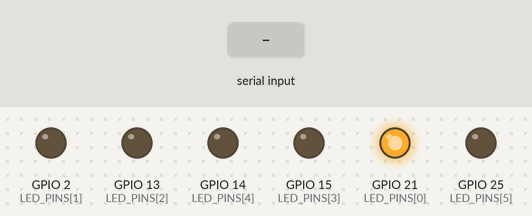
Bench run of a sketch on a simulated Seeed XIAO ESP32-S3. Parts: output pins drawn as LEDs (lit = HIGH). Dashed ring = blinking. The test bench sets the inputs (shaded band). What the sketch prints to the serial monitor is not drawn.

Above: at 2.8 s.
2.9 s: "t" received over Serial
At 4.1 s:
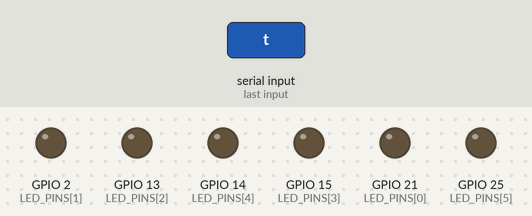
At 5.77 s:
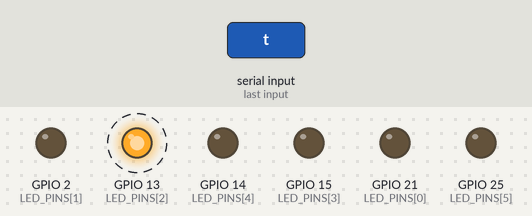
8.9 s: "+" received over Serial
11.9 s: "t" received over Serial
At 13.0 s:
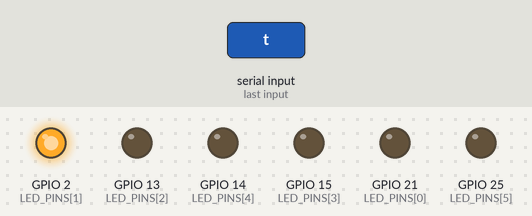
Timing chart, 0 to 20.9 s (numbered marks = the images above; inputs shaded):
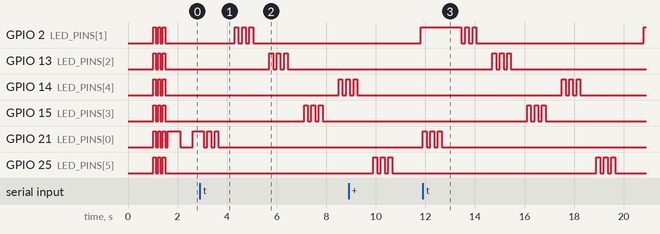

The sketch:

diagnostic.ino
```cpp
/*
 * Smart Socks - XIAO ESP32S3 Diagnostic Tool
 * ELEC-E7840 Smart Wearables (Aalto University)
 *
 * Comprehensive diagnostic to test LED pins, Serial, and ADC
 */

const int LED_PINS[] = {21, 2, 13, 15, 14, 25};
const int NUM_LED_PINS = 6;
int currentLed = 0;

void setup() {
  Serial.begin(115200);
  delay(1000);

  Serial.println("\n=== XIAO ESP32S3 DIAGNOSTIC ===\n");
  Serial.print("Chip: "); Serial.println(ESP.getChipModel());

  // Init all LED pins
  for (int i = 0; i < NUM_LED_PINS; i++) {
    pinMode(LED_PINS[i], OUTPUT);
    digitalWrite(LED_PINS[i], LOW);
  }

  Serial.println("\nTesting LED pins: 21, 2, 13, 15, 14, 25");
  Serial.println("Type 't' to test all pins");
  Serial.println("Type '+' to cycle through pins");
  Serial.println("Current pin should blink automatically\n");

  // Quick test flash
  flashAll();
}

void loop() {
  // Auto-blink current pin
  static unsigned long lastToggle = 0;
  static bool state = false;

  if (millis() - lastToggle > 500) {
    lastToggle = millis();
    state = !state;
    digitalWrite(LED_PINS[currentLed], state ? HIGH : LOW);
    Serial.print("Pin "); Serial.print(LED_PINS[currentLed]);
    Serial.println(state ? " HIGH" : " LOW");
  }

  // Handle commands
  if (Serial.available()) {
    char c = Serial.read();
    if (c == 't') testAllPins();
    else if (c == '+') {
      digitalWrite(LED_PINS[currentLed], LOW);
      currentLed = (currentLed + 1) % NUM_LED_PINS;
      Serial.print("Switched to pin "); Serial.println(LED_PINS[currentLed]);
    }
    else if (c == 'i') {
      Serial.print("Pin "); Serial.print(LED_PINS[currentLed]);
      Serial.println(" - Is the LED blinking?");
    }
  }
}

void testAllPins() {
  Serial.println("\n--- Testing all pins ---");
  for (int i = 0; i < NUM_LED_PINS; i++) {
    int pin = LED_PINS[i];
    Serial.print("Pin "); Serial.print(pin); Serial.print(" ... ");

    // Flash 3 times
    for (int j = 0; j < 3; j++) {
      digitalWrite(pin, HIGH); delay(150);
      digitalWrite(pin, LOW); delay(150);
    }
    Serial.println("check if LED blinked!");
    delay(500);
  }
  Serial.println("\nWhich pin worked?");
}

void flashAll() {
  for (int i = 0; i < 3; i++) {
    for (int j = 0; j < NUM_LED_PINS; j++) digitalWrite(LED_PINS[j], HIGH);
    delay(100);
    for (int j = 0; j < NUM_LED_PINS; j++) digitalWrite(LED_PINS[j], LOW);
    delay(100);
  }
}
```

Measured:
- after the input at 2.9 s, GPIO 2 (LED_PINS[1]): alternates HIGH for 0.15 s and LOW for 0.15 s, 6 changes in all, then stays LOW, starting after 1.4 s; GPIO 13 (LED_PINS[2]): alternates HIGH for 0.15 s and LOW for 0.15 s, 6 changes in all, then stays LOW, starting after 2.8 s
- after the input at 8.9 s, GPIO 2 (LED_PINS[1]): LOW → HIGH after 2.9 s; GPIO 21 (LED_PINS[0]): stays LOW (without the input it goes to HIGH after 2.9 s)
- after the input at 11.9 s, GPIO 13 (LED_PINS[2]): alternates HIGH for 0.15 s and LOW for 0.15 s, 6 changes in all, then stays LOW, starting after 2.8 s; GPIO 14 (LED_PINS[4]): alternates HIGH for 0.15 s and LOW for 0.15 s, 6 changes in all, then stays LOW, starting after 5.6 s
- by itself, GPIO 25 (LED_PINS[5]): alternates HIGH for 0.15 s and LOW for 0.15 s, 6 changes in all, then stays LOW
